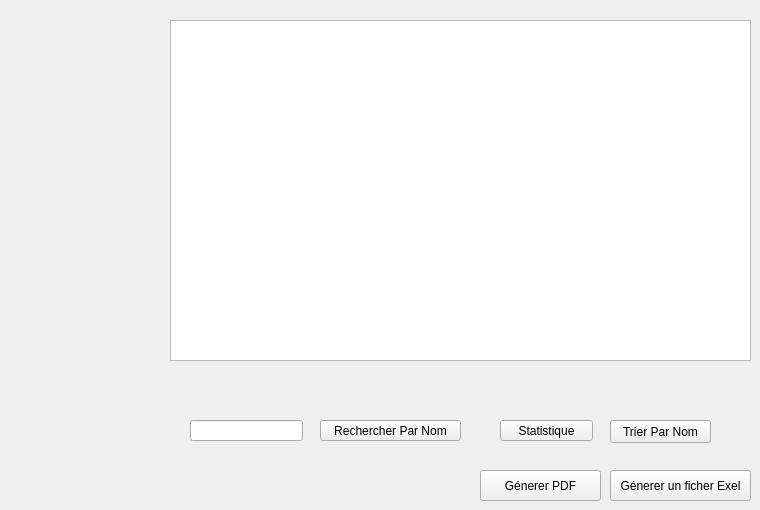
    <widget class="QWidget" name="tab_4">
     <attribute name="title">
      <string>affichage client</string>
     </attribute>
     <widget class="QPushButton" name="pushButtondom">
      <property name="geometry">
       <rect>
        <x>320</x>
        <y>420</y>
        <width>141</width>
        <height>21</height>
       </rect>
      </property>
      <property name="text">
       <string>Rechercher Par Nom</string>
      </property>
     </widget>
     <widget class="QPushButton" name="pushButton_2dom">
      <property name="geometry">
       <rect>
        <x>610</x>
        <y>420</y>
        <width>101</width>
        <height>23</height>
       </rect>
      </property>
      <property name="text">
       <string>Trier Par Nom</string>
      </property>
     </widget>
     <widget class="QPushButton" name="pushButton_6dom">
      <property name="geometry">
       <rect>
        <x>480</x>
        <y>470</y>
        <width>121</width>
        <height>31</height>
       </rect>
      </property>
      <property name="text">
       <string>Génerer PDF</string>
      </property>
     </widget>
     <widget class="QTableView" name="tabcl">
      <property name="geometry">
       <rect>
        <x>170</x>
        <y>20</y>
        <width>581</width>
        <height>341</height>
       </rect>
      </property>
     </widget>
     <widget class="QPushButton" name="pushButton_statdom">
      <property name="geometry">
       <rect>
        <x>500</x>
        <y>420</y>
        <width>93</width>
        <height>21</height>
       </rect>
      </property>
      <property name="text">
       <string>Statistique</string>
      </property>
     </widget>
     <widget class="QPushButton" name="pushButton_3dom">
      <property name="geometry">
       <rect>
        <x>610</x>
        <y>470</y>
        <width>141</width>
        <height>31</height>
       </rect>
      </property>
      <property name="text">
       <string>Génerer un ficher Exel</string>
      </property>
     </widget>
     <widget class="QLineEdit" name="lineEdit_dom9">
      <property name="geometry">
       <rect>
        <x>190</x>
        <y>420</y>
        <width>113</width>
        <height>21</height>
       </rect>
      </property>
     </widget>
    </widget>
